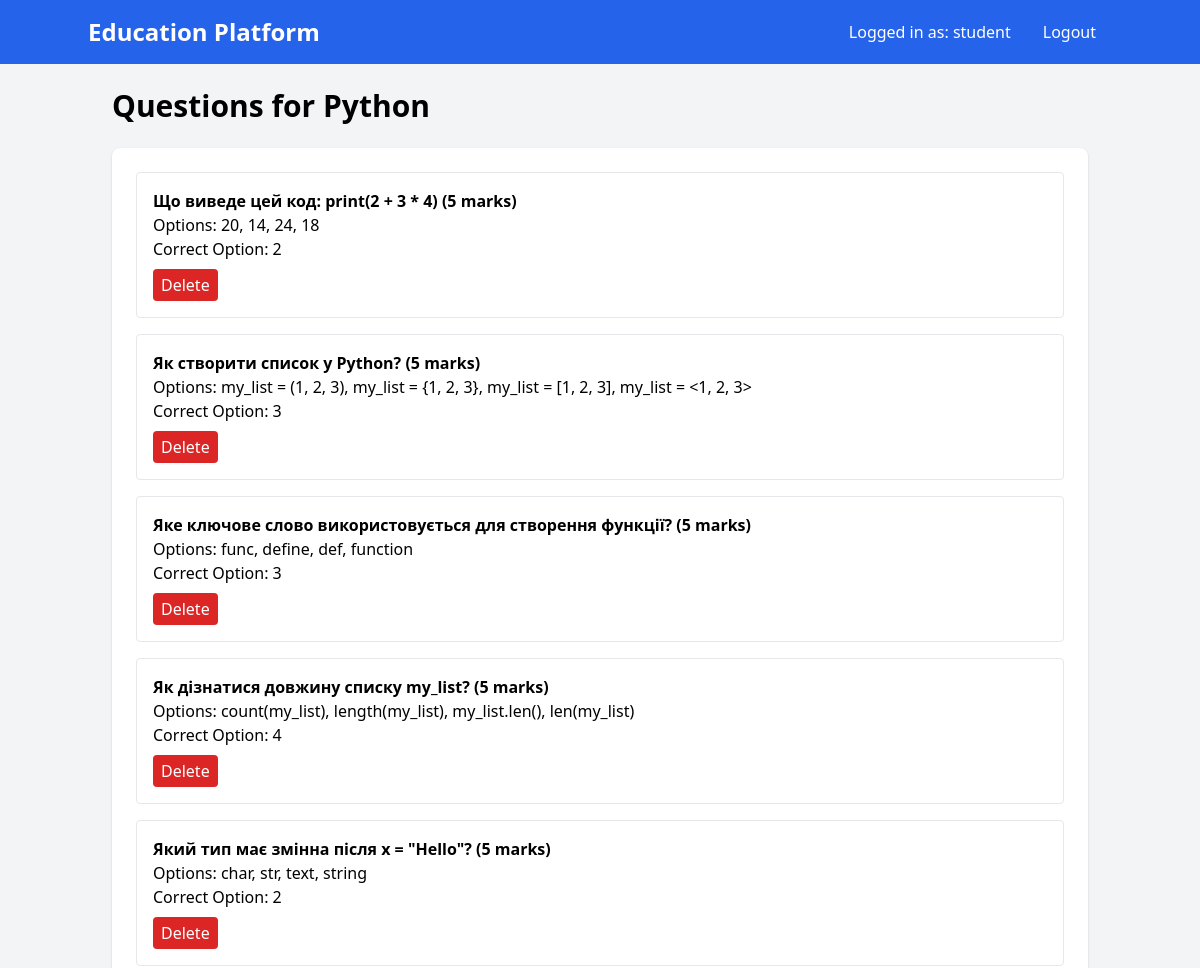
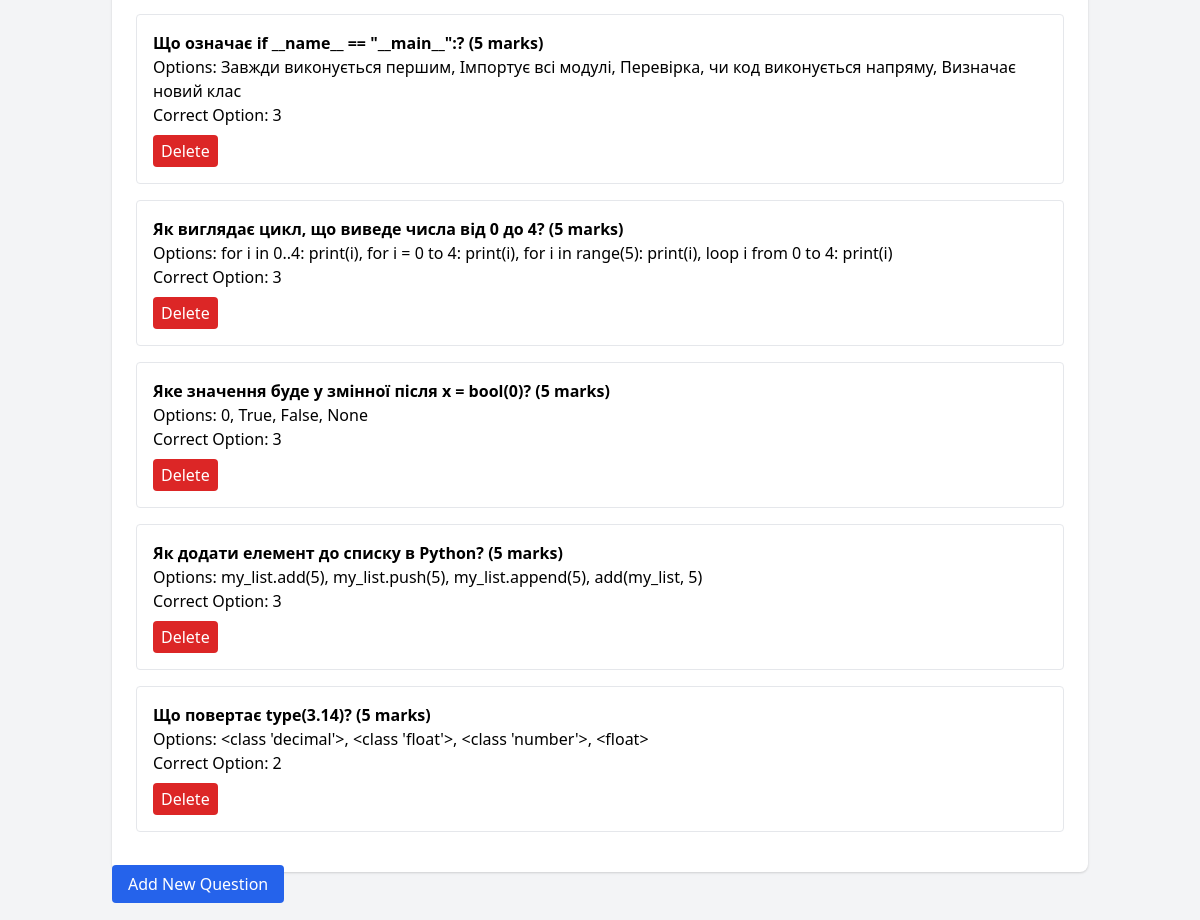
Page /course/2/questions/ (signed in) on the committed database (2 pictures, top to bottom).
### core/models.py (models this page shows, shortened)
class Course(models.Model):
    name = models.CharField(max_length=100)
    description = models.TextField()
    created_by = models.ForeignKey(User, on_delete=models.CASCADE)

class Question(models.Model):
    course = models.ForeignKey(Course, on_delete=models.CASCADE, related_name='questions')
    text = models.TextField()
    option1 = models.CharField(max_length=200)
    option2 = models.CharField(max_length=200)
    option3 = models.CharField(max_length=200)
    option4 = models.CharField(max_length=200)
    correct_option = models.IntegerField(choices=[(i, i) for i in range(1, 5)])
    marks = models.IntegerField(default=1)

### core/views.py (the view)
# urls.py: path('course/<int:course_id>/questions/', views.question_list, name='question_list'),
@login_required
def question_list(request, course_id):
    course = get_object_or_404(Course, id=course_id)
    questions = Question.objects.filter(course=course)
    return render(request, 'core/question_list.html', {'course': course, 'questions': questions})

### core/templates/core/question_list.html (shortened to what this page needs)
{% extends 'base.html' %}
{% block content %}
<h1 class="text-3xl font-bold mb-6">Questions for {{ course.name }}</h1>
<div class="bg-white p-6 rounded-lg shadow">
    {% for question in questions %}
        <div class="mb-4 p-4 border rounded">
            <p class="font-bold">{{ question.text }} ({{ question.marks }} marks)</p>
            <p>Options: {{ question.option1 }}, {{ question.option2 }}, {{ question.option3 }}, {{ question.option4 }}</p>
            <p>Correct Option: {{ question.correct_option }}</p>
            <form method="post" action="{% url 'question_list' course.id %}" class="mt-2">
                <button type="submit" name="action" value="delete" class="bg-red-600 text-white px-2 py-1 rounded hover:bg-red-700">Delete</button>
            </form>
        </div>
    {% empty %}
        <p>No questions available.</p>
    {% endfor %}
</div>
<a href="{% url 'create_question' course.id %}" class="mt-6 bg-blue-600 text-white px-4 py-2 rounded hover:bg-blue-700">Add New Question</a>
{% endblock %}

### templates/base.html (shortened to what this page needs)
<!DOCTYPE html>
<html lang="en">
<head>
    {% load static %}
    <link href="https://cdn.jsdelivr.net/npm/tailwindcss@2.2.19/dist/tailwind.min.css" rel="stylesheet">
    <link rel="stylesheet" href="{% static 'css/output.css' %}">
</head>
<body class="bg-gray-100 font-sans">
    <nav class="bg-blue-600 text-white p-4">
        <div class="container mx-auto flex justify-between items-center">
            <a href="{% url 'dashboard' %}" class="text-2xl font-bold">Education Platform</a>
            <div class="flex items-center space-x-4">
                {% if user.is_authenticated %}
                    <span class="text-white">Logged in as: {{ user.username }}</span>
                    <a href="{% url 'logout' %}" class="px-4 hover:underline">Logout</a>
                {% else %}
                    <a href="{% url 'login' %}" class="px-4 hover:underline">Login</a>
                    <a href="{% url 'signup' %}" class="px-4 hover:underline">Sign Up</a>
                {% endif %}
            </div>
        </div>
    </nav>
    <div class="container mx-auto p-6">
        {% block content %}
        {% endblock %}
    </div>
</body>
</html>

### rows in the picture
Course: name "Python"
Question: text "Що виведе цей код: print(2 + 3 * 4)", marks "5", option1 "20", option2 "14", option3 "24", option4 "18", correct_option "2"
Question: text "Як створити список у Python?", marks "5", option1 "my_list = (1, 2, 3)", option2 "my_list = {1, 2, 3}", option3 "my_list = [1, 2, 3]", option4 "my_list = <1, 2, 3>", correct_option "3"
Question: text "Яке ключове слово використовується для створення функції?", marks "5", option1 "func", option2 "define", option3 "def", option4 "function", correct_option "3"
Question: text "Як дізнатися довжину списку my_list?", marks "5", option1 "count(my_list)", option2 "length(my_list)", option3 "my_list.len()", option4 "len(my_list)", correct_option "4"
Question: text "Який тип має змінна після x = \"Hello\"?", marks "5", option1 "char", option2 "str", option3 "text", option4 "string", correct_option "2"
Question: text "Що означає if __name__ == \"__main__\":?", marks "5", option1 "Завжди виконується першим", option2 "Імпортує всі модулі", option3 "Перевірка, чи код виконується напряму", option4 "Визначає новий клас", correct_option "3"
Question: text "Як виглядає цикл, що виведе числа від 0 до 4?", marks "5", option1 "for i in 0..4: print(i)", option2 "for i = 0 to 4: print(i)", option3 "for i in range(5): print(i)", option4 "loop i from 0 to 4: print(i)", correct_option "3"
Question: text "Яке значення буде у змінної після x = bool(0)?", marks "5", option1 "0", option2 "True", option3 "False", option4 "None", correct_option "3"
Question: text "Як додати елемент до списку в Python?", marks "5", option1 "my_list.add(5)", option2 "my_list.push(5)", option3 "my_list.append(5)", option4 "add(my_list, 5)", correct_option "3"
Question: text "Що повертає type(3.14)?", marks "5", option1 "<class 'decimal'>", option2 "<class 'float'>", option3 "<class 'number'>", option4 "<float>", correct_option "2"

### other values in the picture
{{ user.username }} "student"
